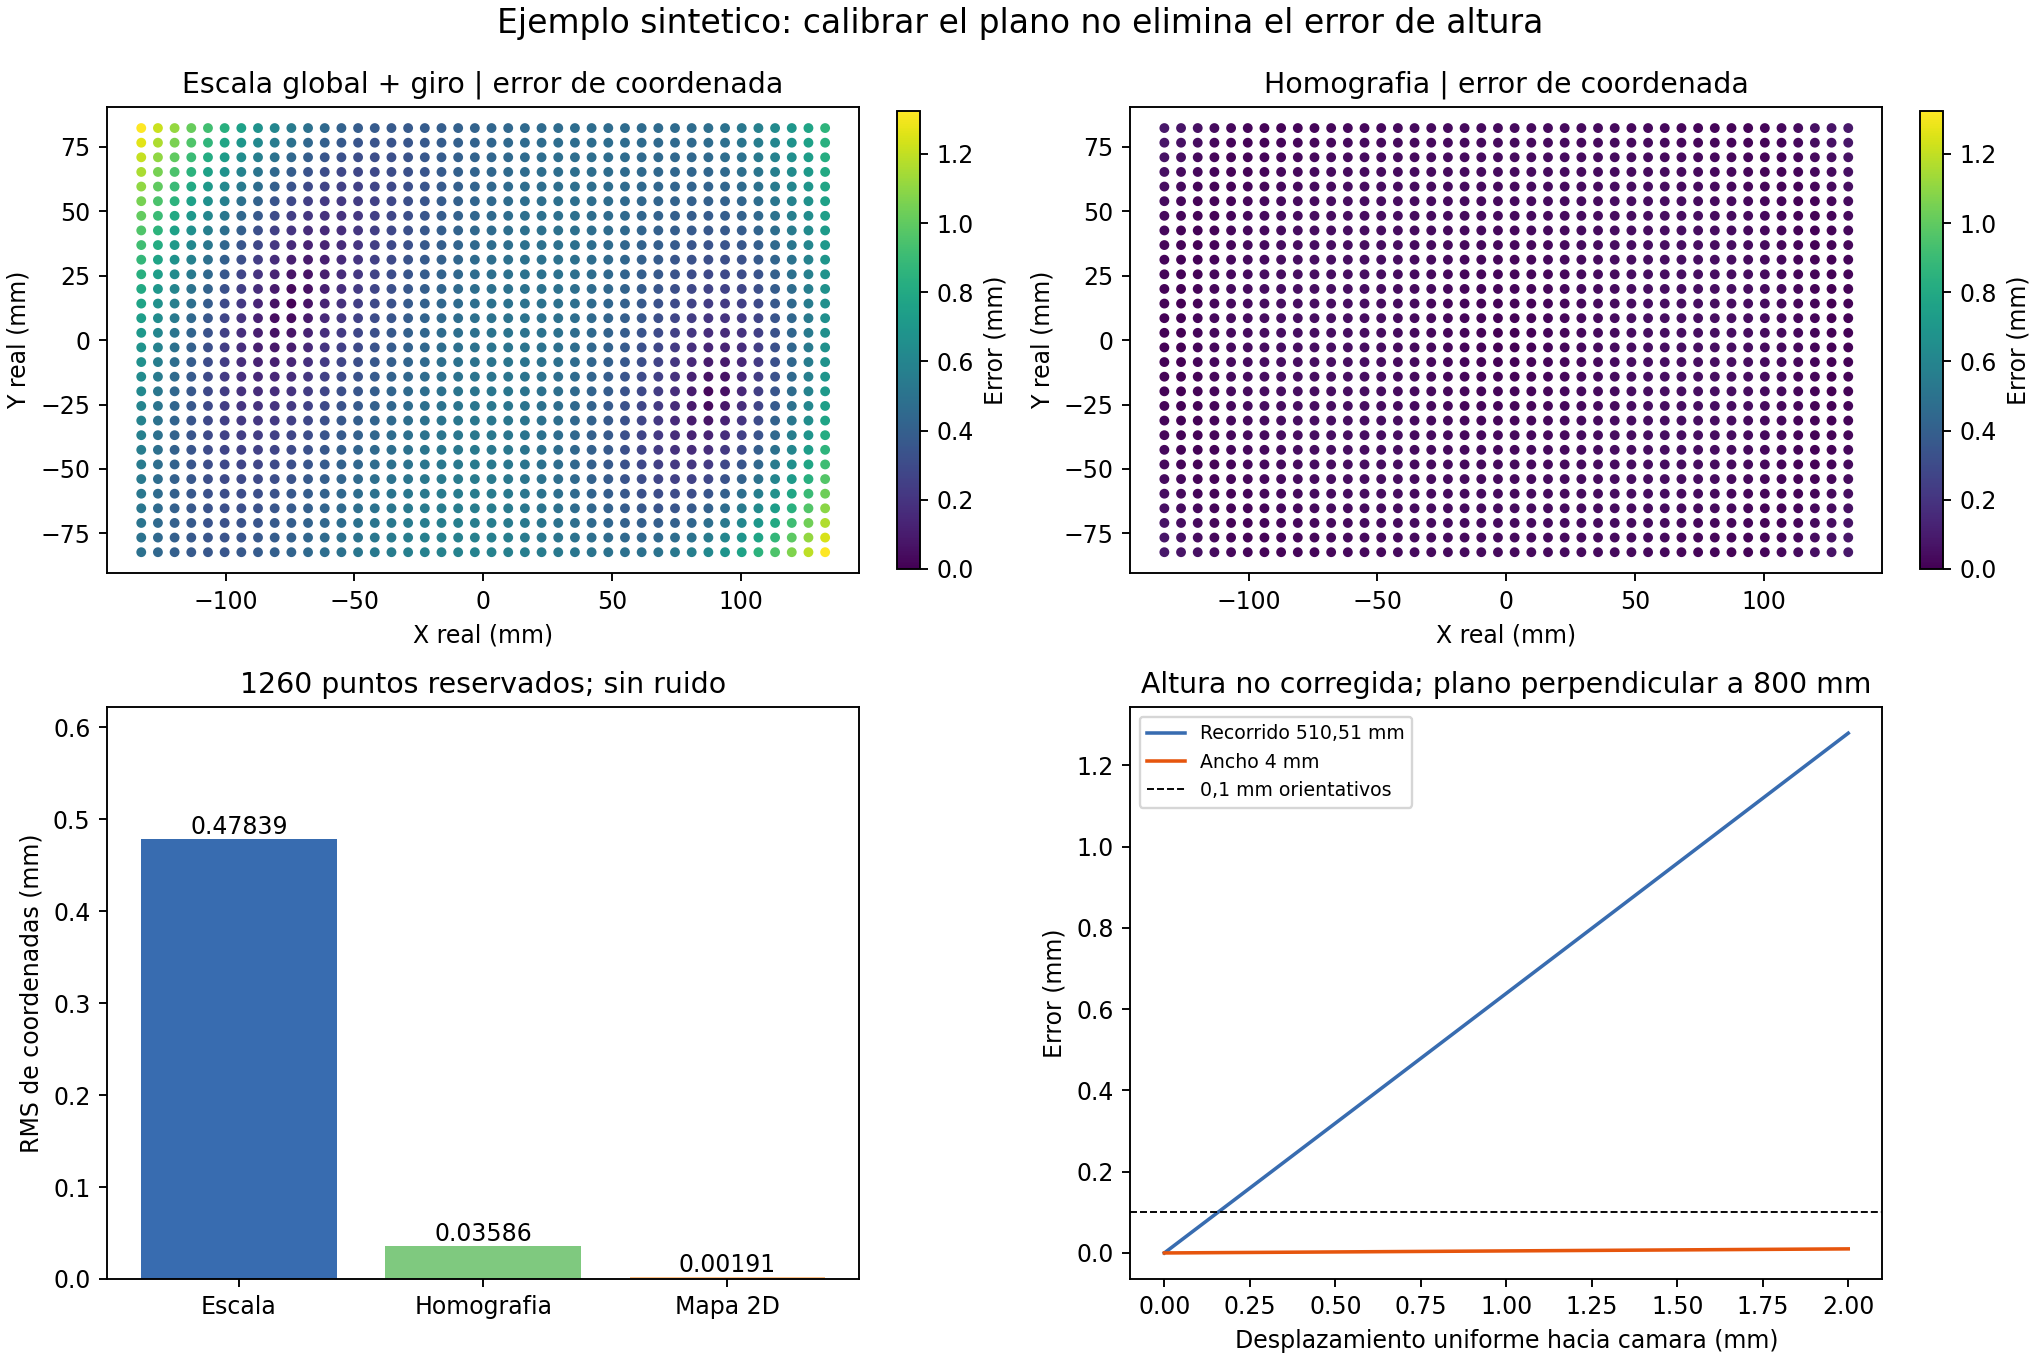

This chart was generated by the following Python code:
"""Synthetic geometry study, NOT inspection software or a camera calibration.

Run from any directory with Python, numpy, scipy, opencv and matplotlib.
Outputs are written beside this script. No camera or network access.
The distortion and tilt below are invented to isolate mathematical effects.
"""

from pathlib import Path
import json
import platform

import cv2
import matplotlib
matplotlib.use("Agg")
import matplotlib.pyplot as plt
import numpy as np
from scipy.interpolate import RBFInterpolator
import scipy


OUT = Path(__file__).resolve().parent
LENGTH = 510.508806
WIDTH = 4.0
Z = 800.0
SCALE = 200.0 / 3648.0
K = np.array([[Z / SCALE, 0, 2735.5], [0, Z / SCALE, 1823.5], [0, 0, 1.0]])
D = np.array([0.04, 0, 0, 0, 0.0])  # invented, NOT Computar coefficients
RX = cv2.Rodrigues(np.array([np.deg2rad(1.5), 0.0, 0.0]))[0]
RY = cv2.Rodrigues(np.array([0.0, np.deg2rad(3.0), 0.0]))[0]
R = RY @ RX
RV = cv2.Rodrigues(R)[0]
T = np.array([0.0, 0.0, Z])


def grid(xs, ys):
    x, y = np.meshgrid(xs, ys)
    return np.column_stack([x.ravel(), y.ravel()])


def project(xy, z=0.0):
    obj = np.column_stack([xy, np.broadcast_to(z, len(xy))])
    return cv2.projectPoints(obj, RV, T, K, D)[0].reshape(-1, 2)


def apply_h(points, h):
    p = np.column_stack([points, np.ones(len(points))]) @ h.T
    return p[:, :2] / p[:, 2:]


def stats(values):
    return dict(rms_mm=float(np.sqrt(np.mean(values ** 2))),
                maximum_mm=float(np.max(np.abs(values))))


def main():
    # Training and validation positions are distinct; no detection noise here.
    train = grid(np.linspace(-140, 140, 15), np.linspace(-90, 90, 11))
    test = grid(np.linspace(-132.7, 132.7, 42), np.linspace(-82.3, 82.3, 30))
    p, q = project(train), project(test)
    assert len(set(map(tuple, train)) & set(map(tuple, test))) == 0
    assert np.all((q >= 0) & (q < np.array([5472, 3648])))

    # Fit similarity: X=a*u-b*v+tx; Y=b*u+a*v+ty.
    pc = p - K[:2, 2]
    A = np.zeros((2 * len(p), 4))
    A[0::2] = np.column_stack([pc[:, 0], -pc[:, 1], np.ones(len(p)), np.zeros(len(p))])
    A[1::2] = np.column_stack([pc[:, 1], pc[:, 0], np.zeros(len(p)), np.ones(len(p))])
    a, b, tx, ty = np.linalg.lstsq(A, train.ravel(), rcond=None)[0]
    qc = q - K[:2, 2]
    sim = qc @ np.array([[a, b], [-b, a]]) + [tx, ty]
    h_fit = cv2.findHomography(p, train, method=0)[0]
    hom = apply_h(q, h_fit)

    # An illustrative empirical map, not a recommended production interpolator.
    empirical = RBFInterpolator(pc / 3000.0, train, kernel="thin_plate_spline", degree=1)
    direct = empirical(qc / 3000.0)

    # Ideal benchmark using the true, known simulation parameters, NOT estimates.
    q_ideal = cv2.undistortPoints(q.reshape(-1, 1, 2), K, D, P=K).reshape(-1, 2)
    h_true = K @ np.column_stack([R[:, 0], R[:, 1], T])
    exact = apply_h(q_ideal, np.linalg.inv(h_true))
    assert np.max(np.abs(exact - test)) < 1e-6

    names = ["Escala global + giro", "Homografia", "Mapa 2D interpolado", "Modelo exacto conocido"]
    estimates = [sim, hom, direct, exact]
    errors = [np.linalg.norm(v - test, axis=1) for v in estimates]
    table = {name: stats(err) for name, err in zip(names, errors)}

    # Pure uniform scale ambiguity: rescaling target and translation leaves pixels unchanged.
    factor = 100.0 / 100.02
    obj = np.column_stack([train, np.zeros(len(train))])
    p_scaled = cv2.projectPoints(obj * factor, RV, T * factor, K, D)[0].reshape(-1, 2)
    ambiguity_px = float(np.max(np.linalg.norm(p_scaled - p, axis=1)))
    assert ambiguity_px < 1e-8

    heights = np.array([0.1, 1, 2, 10.0])
    hrows = [dict(height_mm=float(h), width_error_mm=float(WIDTH*h/(Z-h)),
                  length_error_mm=float(LENGTH*h/(Z-h))) for h in heights]
    lens_angles = {str(f): dict(horizontal_deg=float(np.rad2deg(2*np.arctan(13.1328/(2*f)))),
                                vertical_deg=float(np.rad2deg(2*np.arctan(8.7552/(2*f))))) for f in [35, 75]}
    result = dict(
        status="synthetic_only_no_hardware_validation",
        assumptions=dict(image_size_px=[5472,3648], nominal_field_mm=[300,200], z_mm=Z,
                         tilt_degrees=[1.5,3], distortion=D.tolist(), detection_noise_px=0,
                         training_points=len(train), independent_test_points=len(test),
                         warning="Invented distortion; exact model is an oracle, not a fitted result."),
        coordinate_errors=table,
        scale_ambiguity=dict(actual_reference_mm=100.02, assigned_reference_mm=100,
                             maximum_pixel_change=ambiguity_px,
                             resulting_length_error_mm=LENGTH*(factor-1),
                             resulting_width_error_mm=WIDTH*(factor-1)),
        uniform_height_examples=hrows,
        height_for_0_1mm_length_error_mm=0.1*Z/(LENGTH+0.1),
        lens_angular_estimates=lens_angles,
        versions=dict(python=platform.python_version(),numpy=np.__version__,opencv=cv2.__version__,scipy=scipy.__version__),
    )
    (OUT / "calibration_sensitivity.json").write_text(json.dumps(result,indent=2)+"\n",encoding="utf-8")

    fig, axes = plt.subplots(2,2,figsize=(12,8),layout="constrained")
    vmax = max(float(np.max(e)) for e in errors[:2])
    for ax, title, err in zip(axes.flat[:2], names[:2], errors[:2]):
        sc=ax.scatter(test[:,0],test[:,1],c=err,s=10,vmin=0,vmax=vmax,cmap="viridis")
        ax.set(title=title+" | error de coordenada",xlabel="X real (mm)",ylabel="Y real (mm)")
        ax.set_aspect("equal");fig.colorbar(sc,ax=ax,label="Error (mm)",shrink=.8)
    ax=axes[1,0]
    vals=[table[n]["rms_mm"] for n in names[:3]]
    ax.bar(["Escala", "Homografia", "Mapa 2D"],vals,color=["#386cb0","#7fc97f","#fdc086"])
    ax.set(ylabel="RMS de coordenadas (mm)",title=f"{len(test)} puntos reservados; sin ruido")
    for i,v in enumerate(vals):ax.text(i,v,f"{v:.5f}",ha="center",va="bottom")
    ax.set_ylim(0,max(vals)*1.3)
    ax=axes[1,1];h=np.linspace(0,2,201)
    ax.plot(h,LENGTH*h/(Z-h),label="Recorrido 510,51 mm",color="#386cb0")
    ax.plot(h,WIDTH*h/(Z-h),label="Ancho 4 mm",color="#e6550d")
    ax.axhline(.1,color="black",ls="--",lw=.8,label="0,1 mm orientativos")
    ax.set(xlabel="Desplazamiento uniforme hacia camara (mm)",ylabel="Error (mm)",
           title="Altura no corregida; plano perpendicular a 800 mm")
    ax.legend(fontsize=8)
    fig.suptitle("Ejemplo sintetico: calibrar el plano no elimina el error de altura",fontsize=14)
    fig.savefig(OUT / "calibration_sensitivity.png",dpi=170)
    plt.close(fig)
    print(json.dumps(result,indent=2))


if __name__ == "__main__":
    main()
